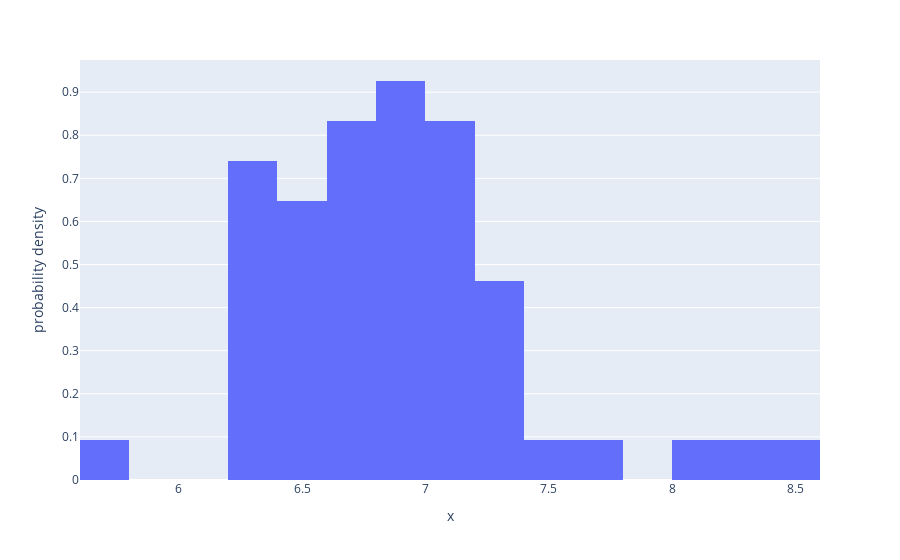

This figure's notebook cell:
### Code cell
# Transformations can be used to alter the shape of a empirical distribution.  Sometimes 
# symmetry of observations are important for the application of asymptotics to statistical
# statistical models - particularly parametric models. 
#
# Plot of log transform 
# See here for ploty examples - https://plotly.com/python/
import plotly.express as px 
fig = px.histogram(df, x=np.log(df.x), 
                   histnorm='probability density') 
fig.show()

### Figure 1 — Plotly figure (JSON) as saved in the notebook; plotly's stock layout.template omitted (floating-point values rounded to 4 significant figures)
{"data": [{"alignmentgroup": "True", "bingroup": "x", "histnorm": "probability density", "hovertemplate": "x=%{x}<br>probability density=%{y}<extra></extra>", "legendgroup": "", "marker": {"color": "#636efa"}, "name": "", "offsetgroup": "", "orientation": "v", "showlegend": false, "type": "histogram", "x": [6.397, 6.908, 6.72, 7.003, 6.551, 7.356, 6.397, 6.551, 6.397, 6.745, 6.78, 5.704, 6.802, 8.006, 6.551, 6.908, 6.62, 6.397, 6.802, 7.09, 7.244, 7.313, 7.17, 8.294, 7.102, 6.685, 6.477, 6.802, 7.244, 7.601, 6.685, 6.745, 8.517, 7.09, 7.313, 6.802, 6.551, 6.238, 6.397, 6.551, 6.215, 6.215, 6.551, 6.908, 6.908, 6.745, 6.957, 7.17, 7.131, 6.908, 6.685, 7.483, 7.003, 7.003], "xaxis": "x", "yaxis": "y"}], "layout": {"barmode": "relative", "legend": {"tracegroupgap": 0}, "margin": {"t": 60}, "xaxis": {"anchor": "y", "domain": [0, 1], "title": {"text": "x"}}, "yaxis": {"anchor": "x", "domain": [0, 1], "title": {"text": "probability density"}}}}
